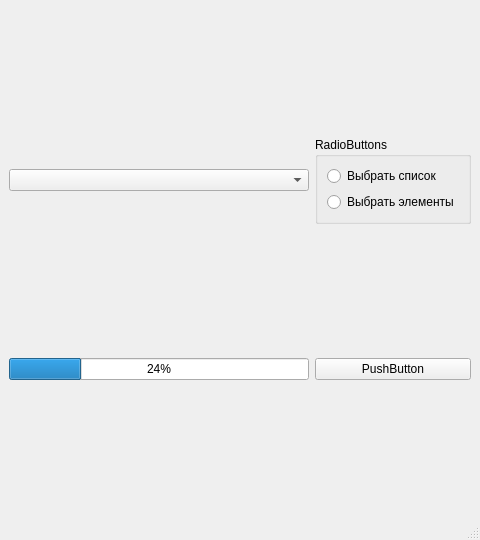
<?xml version="1.0" encoding="UTF-8"?>
<ui version="4.0">
 <class>MainWindow</class>
 <widget class="QMainWindow" name="MainWindow">
  <property name="geometry">
   <rect>
    <x>0</x>
    <y>0</y>
    <width>480</width>
    <height>540</height>
   </rect>
  </property>
  <property name="windowTitle">
   <string>MainWindow</string>
  </property>
  <widget class="QWidget" name="centralwidget">
   <layout class="QGridLayout" name="gridLayout">
    <item row="0" column="0">
     <widget class="QComboBox" name="cmb_list"/>
    </item>
    <item row="0" column="1">
     <widget class="QGroupBox" name="gb_btns">
      <property name="title">
       <string>RadioButtons</string>
      </property>
      <layout class="QFormLayout" name="formLayout">
       <item row="0" column="0">
        <widget class="QRadioButton" name="rb_list1">
         <property name="text">
          <string>Выбрать список</string>
         </property>
        </widget>
       </item>
       <item row="1" column="0">
        <widget class="QRadioButton" name="rb_list2">
         <property name="text">
          <string>Выбрать элементы</string>
         </property>
        </widget>
       </item>
      </layout>
     </widget>
    </item>
    <item row="1" column="0">
     <widget class="QProgressBar" name="pgB_level">
      <property name="value">
       <number>24</number>
      </property>
     </widget>
    </item>
    <item row="1" column="1">
     <widget class="QPushButton" name="pb_increase">
      <property name="text">
       <string>PushButton</string>
      </property>
      <property name="checkable">
       <bool>true</bool>
      </property>
     </widget>
    </item>
   </layout>
  </widget>
  <widget class="QMenuBar" name="menubar">
   <property name="geometry">
    <rect>
     <x>0</x>
     <y>0</y>
     <width>480</width>
     <height>21</height>
    </rect>
   </property>
  </widget>
  <widget class="QStatusBar" name="statusbar"/>
 </widget>
 <resources/>
 <connections/>
</ui>
